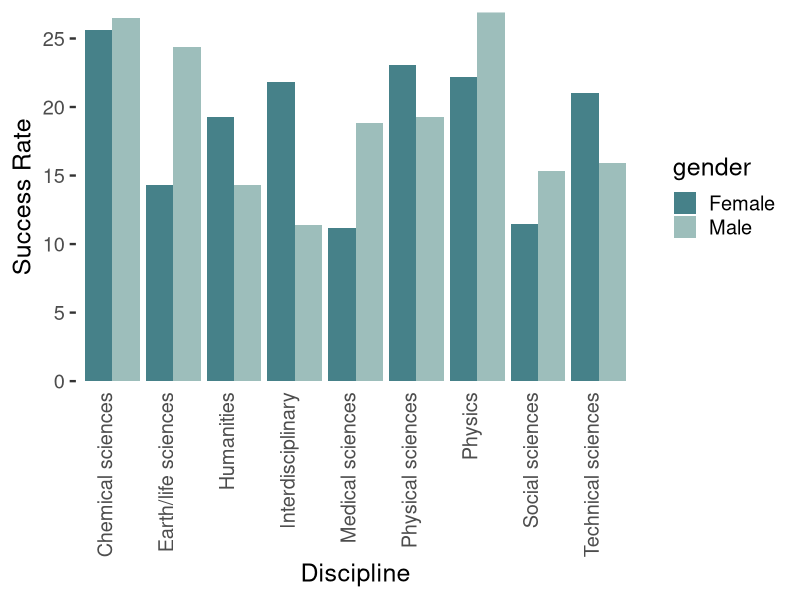
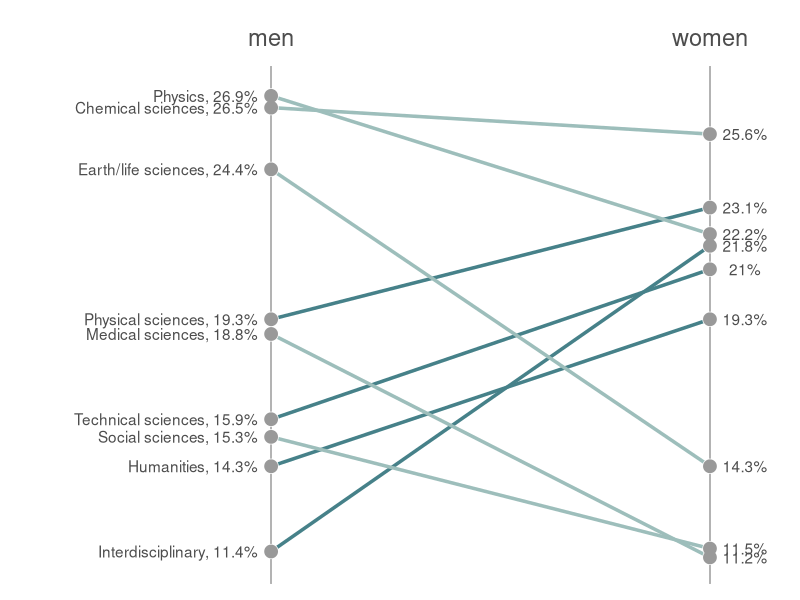
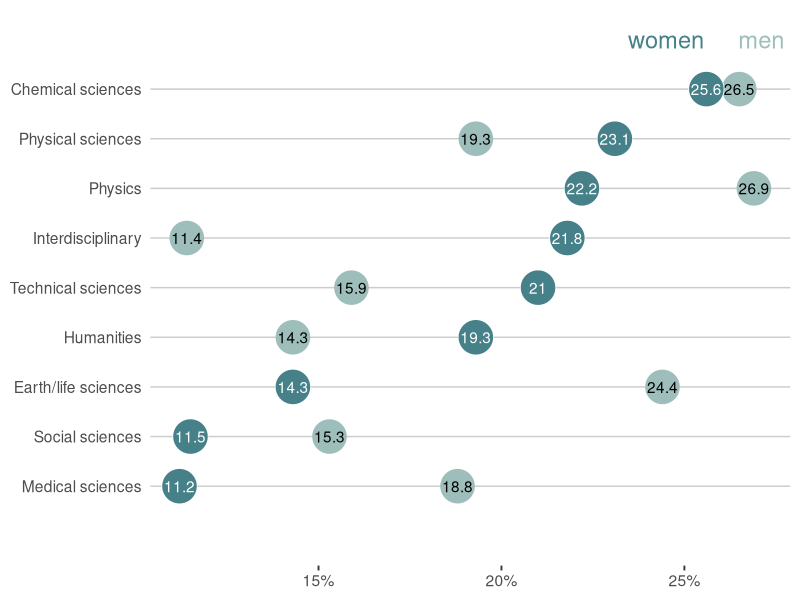

Write the R code that produced these figures, in order.
## ---- chunk 1
# load in libraries
library(tidyverse)
library(dslabs)
library(knitr)
# combine male and female success rates into single data frame
success_rates <- rbind(
  # male success rates
  transmute(research_funding_rates, 
            discipline, 
            success = success_rates_men, 
            gender = "Male"),
  # female success rates
  transmute(research_funding_rates, 
            discipline, 
            success = success_rates_women, 
            gender = "Female"))
## ---- chunk 2
# make grouped bar plot
ggplot(success_rates) +
  # add bar for each discipline colored by gender
  geom_bar(aes(x = discipline, y = success, fill = gender),
           stat = "identity", position = "dodge") +
  # name axes and remove gap between bars and y-axis
  scale_y_continuous("Success Rate", expand = c(0, 0)) +
  scale_x_discrete("Discipline") +
  scale_fill_manual(values = c("#468189", "#9DBEBB")) +
  # remove grey theme
  theme_classic(base_size = 18) +
  # rotate x-axis and remove superfluous axis elements
  theme(axis.text.x = element_text(angle = 90, 
                                   hjust = 1, vjust = 0),
        axis.line = element_blank(),
        axis.ticks.x = element_blank()) 
## ---- chunk 3
research_funding_rates %>%
  # add a variable for when men are more successful than women (for colours)
  mutate(men_more_successful = success_rates_men > success_rates_women) %>%
  ggplot() +
  # add a line segment that goes from men to women
  geom_segment(aes(x = 1, xend = 2, 
                   y = success_rates_men, 
                   yend = success_rates_women,
                   group = discipline,
                   col = men_more_successful), 
               size = 1.2) +
  # add vertical lines that act as axis for men
  geom_segment(x = 1, xend = 1, 
               y = min(research_funding_rates$success_rates_men) - 2,
               yend = max(research_funding_rates$success_rates_men) + 1,
               col = "grey70", size = 0.5) +
  # add vertical lines that act as axis for women
  geom_segment(x = 2, xend = 2, 
               y = min(research_funding_rates$success_rates_men) - 2,
               yend = max(research_funding_rates$success_rates_men) + 1,
               col = "grey70", size = 0.5) +
  # add the white outline for the points at each rate for men
  geom_point(aes(x = 1, 
                 y = success_rates_men), size = 4.5,
             col = "white") +
  # add the white outline for the points at each rate for women
  geom_point(aes(x = 2, 
                 y = success_rates_women), size = 4.5,
             col = "white") +
  # add the actual points at each rate for men
  geom_point(aes(x = 1, 
                 y = success_rates_men), size = 4,
             col = "grey60") +
  # add the actual points at each rate for men
  geom_point(aes(x = 2, 
                 y = success_rates_women), size = 4,
             col = "grey60") +
  # add the label for each discipline next the men axis
  geom_text(aes(x = 1 - 0.03, 
                 y = success_rates_men, 
                label = paste0(discipline, ", ", round(success_rates_men, 1), "%")),
             col = "grey30", hjust = "right") +
  # add the label next to each point on the women axis
  geom_text(aes(x = 2 + 0.08, 
                y = success_rates_women, 
                label = paste0(round(success_rates_women, 1), "%")),
            col = "grey30") +
  # add the words "men" and "women" above their axes
  geom_text(aes(x = x, y = y, label = label),
            data = data.frame(x = 1:2, 
                              y = 2 + max(research_funding_rates$success_rates_men),
                              label = c("men", "women")),
            col = "grey30",
            size = 6) +
  # set the limits of the x-axis
  scale_x_continuous(limits = c(0.5, 2.1)) +
  # set the colors
  scale_color_manual(values = c("#468189", "#9DBEBB"), guide = "none") +
  # universally increase the size of the text and remove grey background
  theme_classic(base_size = 16) + 
  # remove all axis stuff
  theme(axis.line = element_blank(),
        axis.text = element_blank(),
        axis.title = element_blank(),
        axis.ticks = element_blank())
## ---- chunk 4
research_funding_rates %>%
  # rearrange the factor levels for discipline by rates for women
  arrange(success_rates_women) %>%
  mutate(discipline = fct_inorder(discipline)) %>%
  ggplot() +
  # add a dummy point for scaling purposes
  geom_point(aes(x = 12, y = discipline), 
             size = 0, col = "white") + 
  # add the horizontal grid lines
  geom_hline(yintercept = 1:9, col = "grey80") +
  # add a point for each male success rate
  geom_point(aes(x = success_rates_men, y = discipline), 
             size = 11, col = "#9DBEBB") +
  # add the text (%) for each male success rate
  geom_text(aes(x = success_rates_men, y = discipline, 
                label = paste0(round(success_rates_men, 1))),
            col = "black") +
  # add the border for each point for female success rate
  geom_point(aes(x = success_rates_women, y = discipline),
             size = 11.5, col = "white") +
  # add a point for each female success rate
  geom_point(aes(x = success_rates_women, y = discipline),
             size = 11, col = "#468189") +
  # add the text (%) for each female success rate
  geom_text(aes(x = success_rates_women, y = discipline, 
                label = paste0(round(success_rates_women, 1))),
            col = "white") +
  # add a label above the first two points
  geom_text(aes(x = x, y = y, label = label, col = label),
            data.frame(x = c(25.6 - 1.1, 26.5 + 0.6), y = 10, 
                       label = c("women", "men")), size = 6) +
  scale_color_manual(values = c("#9DBEBB", "#468189"), guide = "none") +
  # universally increase size of text and remove grey theme
  theme_classic(base_size = 14) +
  # manually specify the x-axis
  scale_x_continuous(breaks = c(15, 20, 25), 
                     labels = c("15%", "20%", "25%")) +
  # remove gaps in the y-axis
  scale_y_discrete(expand = c(0.2, 0)) +
  # remove axes
  theme(axis.title = element_blank(),
        axis.ticks.y = element_blank(),
        axis.line = element_blank()) 
